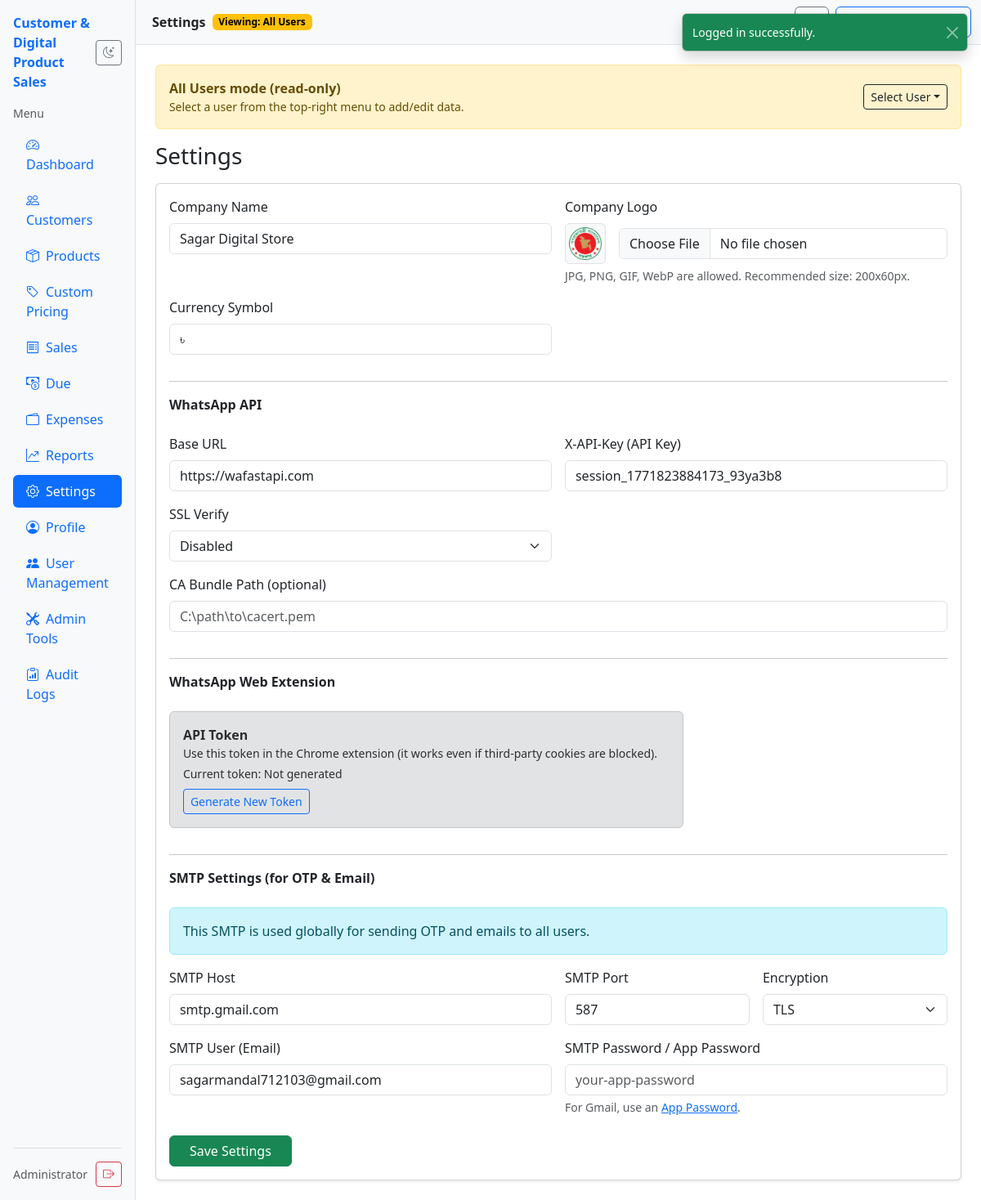
The page /index.php?page=settings (signed in) on the database its author committed.
### tables this page shows
CREATE TABLE "settings" (
            key TEXT NOT NULL,
            value TEXT NOT NULL,
            admin_id INTEGER NOT NULL DEFAULT 0,
            PRIMARY KEY (key, admin_id)
        );

### public/index.php (called while the page is built, shortened)
<?php
require dirname(__DIR__) . DIRECTORY_SEPARATOR . 'app' . DIRECTORY_SEPARATOR . 'bootstrap.php';
$page = (string)($_GET['page'] ?? '');
$allowed = [
    'login' => 'login.php',
    'register' => 'register.php',
    'otp' => 'otp.php',
    'forgot' => 'forgot.php',
    'reset_password' => 'reset_password.php',
    'profile' => 'profile.php',
    'logout' => 'logout.php',
    'users' => 'users.php',
    'export_sales' => 'export_sales.php',
    'export_reports' => 'export_reports.php',
    'dashboard' => 'dashboard.php',
    'customers' => 'customers.php',
    'products' => 'products.php',
    'pricing' => 'pricing.php',
    'sales' => 'sales.php',
    'dues' => 'dues.php',
    'invoice' => 'invoice.php',
    'customer_ledger' => 'customer_ledger.php',
    'expenses' => 'expenses.php',
    'reports' => 'reports.php',
    'settings' => 'settings.php',
    'admin_tools' => 'admin_tools.php',
    'audit_logs' => 'audit_logs.php',
    'ajax_audit_logs' => 'ajax_audit_logs.php',
    'ajax_sales_list' => 'ajax_sales_list.php',
    'ajax_expenses_list' => 'ajax_expenses_list.php',
    'ajax_profile' => 'ajax_profile.php',
    'ajax_price' => 'ajax_price.php',
    'ajax_reports' => 'ajax_reports.php',
    'ajax_customer_lookup' => 'ajax_customer_lookup.php',
    'ajax_customer_quick_add' => 'ajax_customer_quick_add.php',
    'ajax_customer_update' => 'ajax_customer_update.php',
    'ajax_quick_sale' => 'ajax_quick_sale.php',
    'ajax_quick_payment' => 'ajax_quick_payment.php',
    'ajax_customer_note_add' => 'ajax_customer_note_add.php',
    'ajax_customer_ledger_events' => 'ajax_customer_ledger_events.php',
    'ajax_products_lookup' => 'ajax_products_lookup.php',
    'ajax_expense_add' => 'ajax_expense_add.php',
    'ajax_daily_stats' => 'ajax_daily_stats.php',
    'ajax_dues_list' => 'ajax_dues_list.php',
    'ajax_send_notification' => 'ajax_send_notification.php',
    'ajax_send_invoice' => 'ajax_send_invoice.php',
];
require dirname(__DIR__) . DIRECTORY_SEPARATOR . 'app' . DIRECTORY_SEPARATOR . 'pages' . DIRECTORY_SEPARATOR . $allowed[$page];

### app/config/db.php (called while the page is built, shortened)
<?php
function db(): PDO
{
    static $pdo = null;
    if ($pdo instanceof PDO) {
        return $pdo;
    }
    $config = require __DIR__ . DIRECTORY_SEPARATOR . 'config.php';
    $dbPath = $config['db']['path'];
    $pdo = new PDO('sqlite:' . $dbPath, null, null, [
        PDO::ATTR_ERRMODE => PDO::ERRMODE_EXCEPTION,
        PDO::ATTR_DEFAULT_FETCH_MODE => PDO::FETCH_ASSOC,
        PDO::ATTR_EMULATE_PREPARES => true,
    ]);
    $pdo->exec('PRAGMA foreign_keys = ON;');
    $pdo->exec('PRAGMA journal_mode = WAL;');
    return $pdo;
}

### app/bootstrap.php (called while the page is built, shortened)
<?php
require_once __DIR__ . DIRECTORY_SEPARATOR . 'helpers' . DIRECTORY_SEPARATOR . 'format.php';
require_once __DIR__ . DIRECTORY_SEPARATOR . 'helpers' . DIRECTORY_SEPARATOR . 'auth.php';
require_once __DIR__ . DIRECTORY_SEPARATOR . 'helpers' . DIRECTORY_SEPARATOR . 'mail.php';
function app_setting(string $key, string $default = ''): string
{
    try {
        $adminId = (int)($_SESSION['admin_id'] ?? 0);
        $stmt = db()->prepare('SELECT value FROM settings WHERE key = :key AND admin_id = :aid LIMIT 1');
        $stmt->execute([':key' => $key, ':aid' => $adminId]);
        $value = $stmt->fetchColumn();
        if ($value !== false) {
            return (string)$value;
        }
        if ($adminId !== 0) {
            $stmt->execute([':key' => $key, ':aid' => 0]);
            $value = $stmt->fetchColumn();
        }
        return $default;
    } catch (Throwable $e) {
        return $default;
    }
}
function app_is_super_admin(): bool
{
    return (int)($_SESSION['admin_id'] ?? 0) === 1;
}

### app/helpers/format.php (called while the page is built, shortened)
<?php
function e(string $value): string
{
    return htmlspecialchars($value, ENT_QUOTES, 'UTF-8');
}

### app/helpers/auth.php (called while the page is built, shortened)
<?php
require_once dirname(__DIR__) . DIRECTORY_SEPARATOR . 'config' . DIRECTORY_SEPARATOR . 'db.php';
function auth_is_logged_in(): bool
{
    return isset($_SESSION['admin_id']) && is_int($_SESSION['admin_id']);
}

### app/helpers/mail.php (called while the page is built, shortened)
<?php
function smtp_setting_for_admin(int $adminId, string $key, string $default = ''): string
{
    try {
        $stmt = db()->prepare('SELECT value FROM settings WHERE key = :key AND admin_id = :aid LIMIT 1');
        $stmt->execute([':key' => $key, ':aid' => $adminId]);
        $value = $stmt->fetchColumn();
        if ($value !== false) {
            return (string)$value;
        }
    } catch (Throwable $e) {
        return $default;
    }
    return $default;
}

### app/pages/settings.php (the view, shortened to what this page needs)
    <?php
$isSuperAdmin = app_is_super_admin();
$companyName = app_setting('company_name', 'My Digital Store');
$companyLogo = app_setting('company_logo', '');
$waBaseUrl = app_setting('whatsapp_base_url', 'https://wafastapi.com');
$waApiKey = app_setting('whatsapp_api_key', '');
$waSslVerify = app_setting('whatsapp_ssl_verify', '1') !== '0';
$waCaBundlePath = app_setting('whatsapp_ca_bundle_path', '');
$extTokenLast4 = app_setting('ext_api_token_last4', '');
$smtpHost = $isSuperAdmin ? smtp_setting_for_admin(0, 'smtp_host', 'smtp.gmail.com') : '';
$smtpPort = $isSuperAdmin ? (int)smtp_setting_for_admin(0, 'smtp_port', '587') : 587;
$smtpUser = $isSuperAdmin ? smtp_setting_for_admin(0, 'smtp_user', '') : '';
$smtpEncryption = $isSuperAdmin ? smtp_setting_for_admin(0, 'smtp_encryption', 'tls') : 'tls';
require dirname(__DIR__) . DIRECTORY_SEPARATOR . 'views' . DIRECTORY_SEPARATOR . 'partials' . DIRECTORY_SEPARATOR . 'header.php';
?>
<h1 class="h3 mb-3">Settings</h1>
<div class="card shadow-sm">
    <div class="card-body">
        <form method="post" action="index.php?page=settings" enctype="multipart/form-data">
            <div class="row g-3">
                <div class="col-12 col-md-6">
                    <label class="form-label">Company Name</label>
                    <input class="form-control" name="company_name" value="<?= e($companyName) ?>">
                </div>
                <div class="col-12 col-md-6">
                    <label class="form-label">Company Logo</label>
                    <div class="d-flex align-items-center gap-3">
                        <?php if ($companyLogo !== ''): ?>
                            <div class="border rounded p-1 bg-light">
                                <img src="<?= e($companyLogo) ?>" alt="Logo" style="height: 40px; width: auto;">
                            </div>
                        <?php endif; ?>
                        <input class="form-control" type="file" name="logo_file" accept="image/*">
                    </div>
                    <div class="form-text">JPG, PNG, GIF, WebP are allowed. Recommended size: 200x60px.</div>
                </div>
                <div class="col-12 col-md-6">
                    <label class="form-label">Currency Symbol</label>
                    <input class="form-control" name="currency_symbol" value="<?= e($currency) ?>" placeholder="$">
                </div>
                <div class="col-12">
                    <hr>
                    <div class="fw-semibold mb-2">WhatsApp API</div>
                </div>
                <div class="col-12 col-md-6">
                    <label class="form-label">Base URL</label>
                    <input class="form-control" name="whatsapp_base_url" value="<?= e($waBaseUrl) ?>" placeholder="https://wafastapi.com">
                </div>
                <div class="col-12 col-md-6">
                    <label class="form-label">X-API-Key (API Key)</label>
                    <input class="form-control" name="whatsapp_api_key" value="<?= e($waApiKey) ?>" placeholder="your-api-key-here">
                </div>
                <div class="col-12 col-md-6">
                    <label class="form-label">SSL Verify</label>
                    <select class="form-select" name="whatsapp_ssl_verify">
                        <option value="0" <?= !$waSslVerify ? 'selected' : '' ?>>Disabled</option>
                    </select>
                </div>
                <div class="col-12">
                    <label class="form-label">CA Bundle Path (optional)</label>
                    <input class="form-control" name="whatsapp_ca_bundle_path" value="<?= e($waCaBundlePath) ?>" placeholder="C:\path\to\cacert.pem">
                </div>
                <div class="col-12">
                    <hr>
                    <div class="fw-semibold mb-2">WhatsApp Web Extension</div>
                </div>
                <div class="col-12 col-lg-8">
                    <div class="alert alert-secondary mb-0">
                        <div class="fw-semibold">API Token</div>
                        <div class="small">Use this token in the Chrome extension (it works even if third-party cookies are blocked).</div>
                        <div class="small mt-1">Current token: <?= $extTokenLast4 !== '' ? '••••' . e($extTokenLast4) : 'Not generated' ?></div>
                        <div class="mt-2">
                            <button class="btn btn-sm btn-outline-primary" type="submit" name="action" value="regenerate_ext_token">Generate New Token</button>
                        </div>
                    </div>
                </div>
                <div class="col-12">
                    <hr>
                    <div class="fw-semibold mb-2">SMTP Settings (for OTP & Email)</div>
                </div>
                <?php if ($isSuperAdmin): ?>
                    <div class="col-12">
                        <div class="alert alert-info mb-0">
                            This SMTP is used globally for sending OTP and emails to all users.
                        </div>
                    </div>
                    <div class="col-12 col-md-6">
                        <label class="form-label">SMTP Host</label>
                        <input class="form-control" name="smtp_host" value="<?= e($smtpHost) ?>" placeholder="smtp.gmail.com">
                    </div>
                    <div class="col-12 col-md-3">
                        <label class="form-label">SMTP Port</label>
                        <input class="form-control" name="smtp_port" type="number" value="<?= $smtpPort ?>" placeholder="587">
                    </div>
                    <div class="col-12 col-md-3">
                        <label class="form-label">Encryption</label>
                        <select class="form-select" name="smtp_encryption">
                            <option value="tls" <?= $smtpEncryption === 'tls' ? 'selected' : '' ?>>TLS</option>
                        </select>
                    </div>
                    <div class="col-12 col-md-6">
                        <label class="form-label">SMTP User (Email)</label>
                        <input class="form-control" name="smtp_user" value="<?= e($smtpUser) ?>" placeholder="example@gmail.com">
                    </div>
                    <div class="col-12 col-md-6">
                        <label class="form-label">SMTP Password / App Password</label>
                        <input class="form-control" name="smtp_pass" type="password" value="" placeholder="your-app-password">
                        <div class="form-text">For Gmail, use an <a href="https://myaccount.google.com/apppasswords" target="_blank">App Password</a>.</div>
                    </div>
                <?php endif; ?>
            </div>
            <div class="d-flex gap-2 mt-4">
                <button class="btn btn-success px-4" type="submit">Save Settings</button>
            </div>
        </form>
    </div>
</div>
<?php require dirname(__DIR__) . DIRECTORY_SEPARATOR . 'views' . DIRECTORY_SEPARATOR . 'partials' . DIRECTORY_SEPARATOR . 'footer.php'; ?>

### rows shown on the page
settings: company_name "Sagar Digital Store"
settings: value (picture)
settings: currency_symbol "৳"
settings: whatsapp_base_url "https://wafastapi.com"
settings: whatsapp_api_key "session_1771823884173_93ya3b8"
settings: whatsapp_ssl_verify "Disabled"
settings: smtp_host "smtp.gmail.com"
settings: smtp_port "587"
settings: smtp_encryption "TLS"
settings: smtp_user "sagarmandal712103@gmail.com"

### other values the page prints
$appName "Customer & Digital Product Sales"
$adminName "Administrator"
$currentPage !== '' ? $currentPage : 'dashboard' "Settings"
$scopeLabel "All Users"
$flash['message'] "Logged in successfully."
